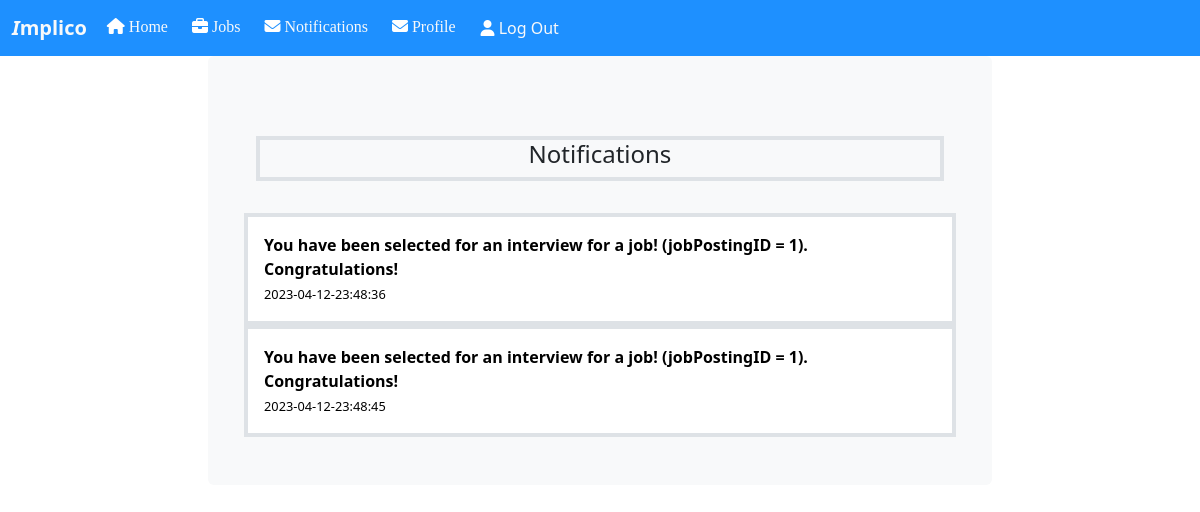
Screenshot of /notification.html (signed in) with the database file from the repository.
### tables this page shows
CREATE TABLE Notifications (notifKey NUMBER, userIDFrom NUMBER, userIDTo NUMBER, message TEXT, dateSent TEXT, PRIMARY KEY(notifKey), FOREIGN KEY(userIDFrom) REFERENCES LoginInfo(userKey), FOREIGN KEY(userIDTo) REFERENCES LoginInfo(userKey));

### Implico/notification.py (the view)
@notification.route("/notification.html", methods = ['GET', 'POST'])
def notif():
    if request.method == 'POST' and request.form.get("logout")!=None:
        logout()
        return render_template('home.html', boolean=True)
    elif (session.get('userID') == None):
        return redirect('../loginHTML.html')
    if (request.method == 'GET'):
        conn = sqlite3.connect("data.db")
        c = conn.cursor()
        newNotif = c.execute("SELECT * FROM Notifications WHERE userIDTo ="+str(session.get('userID'))).fetchall()
        userType = session["userType"]
        return render_template('/notification.html', newNotifs = newNotif, userType = userType)

### Implico/templates/Notification.HTML (shortened to what this page needs)
<!DOCTYPE html>
<html>
<head>
  <link rel="stylesheet" href="../static/css/jobDashboardCSS.css">
  <link rel="stylesheet" href="https://cdnjs.cloudflare.com/ajax/libs/font-awesome/4.7.0/css/font-awesome.min.css">
  <link href="https://cdn.jsdelivr.net/npm/bootstrap@5.2.3/dist/css/bootstrap.min.css" rel="stylesheet">
</head>
<body>
    {% if userType=="student" %}
      <nav class="navbar navbar-expand-lg sticky-top" style="background-color:#1E90FF;">
        <div class="container-fluid">
            <a class="navbar-brand text-light" href="../indexCandidate.html"><b><i>I</i>mplico</b></a>
            <div class="collapse navbar-collapse" id="navbarSupportedContent">
                <ul class="navbar-nav me-auto mb-2 mb-lg-0">
                    <li class="nav-item mx-1">
                        <a class="nav-link active text-light" href="../indexCandidate.html"><i class="fa-solid fa-house" style="color: #ffffff;"></i> Home</a>
                    </li>
                    <li class="nav-item mx-1">
                        <a class="nav-link text-light" href="../viewJobPosting.html"><i class="fa-solid fa-briefcase" style="color: #ffffff;"></i> Jobs</a>
                    </li>
                    <li class="nav-item mx-1">
                        <a class="nav-link text-light" href="../notification.html"><i class="fa-solid fa-envelope" style="color: #ffffff;"></i> Notifications</a>
                    </li>
                    <li class="nav-item mx-1">
                        <a class="nav-link text-light" href="../profileTempHTML.html"><i class="fa-solid fa-envelope" style="color: #ffffff;"></i> Profile</a>
                    </li>
                    <li class="nav-item mx-1">
                        <form method="POST">
                            <button type="submit" name="logout" class="nav-link text-light btn btn-link">
                                <i class="fa-solid fa-user" style="color: #ffffff;"></i> Log Out
                            </button>
                        </form>
                    </li>
                </ul>
            </div>
        </div>
    </nav>
    {% endif %}
    <div class="container-fluid">
    <div class="row">
        <div class="h-100 d-flex align-items-center justify-content-center">
          <div class="col-8 ps-5 pt-5 pb-5 pe-5 bg-light rounded">
            <div class="row px-3 py-3 text-left"></div>
            <div class="container d-flex flex-row border border-4 justify-content-center">
              <h4>Notifications</h4>
            </div>
            <div class="row">
                <div class="h-100 d-flex align-items-left justify-content-left">
                  <div class="col-8 ps-2 pt-2 pb-2 pe-3 w-100 bg-light rounded ">
                    <div class="row px-2 py-2 text-left "></div>
                  </div>
                </div>
              {% for notif in newNotifs%}
              <div class="container NoMargin p-3 bg-white text-black border border-4">
                <div class="form-group">
                  <label for="jobPosition"><strong>{{notif[3]}}</strong></label> <br>
                  <label for="TimeFrame"style= font-size:80%>{{notif[4]}}</label> <br>
                </div>
              </div>
              {% endfor %}
      <br><br><br>
</body>
</html>

### Implico/static/css/jobDashboardCSS.css (style rules this page uses)
body { margin-top: 50px; }
ul { overflow: hidden; list-style-type: none; margin-left: -8px; margin-top: -50px; padding: 0; width:100%; background-color: dodgerblue; position: fixed; }
li { display: inline; }
li a { color:aliceblue; display: block; padding: 20px 15px; font-family: Verdana; float:right; }
a:link { background-color: transparent; text-decoration: none; }

### Implico/templates/Notification.HTML (style rules this page uses)
.NoMargin { margin: 0 !important; }

### rows the page displays
Notifications: message "You have been selected for an interview for a job! (jobPostingID = 1). Congratulations!", dateSent "2023-04-12-23:48:36"
Notifications: message "You have been selected for an interview for a job! (jobPostingID = 1). Congratulations!", dateSent "2023-04-12-23:48:45"
